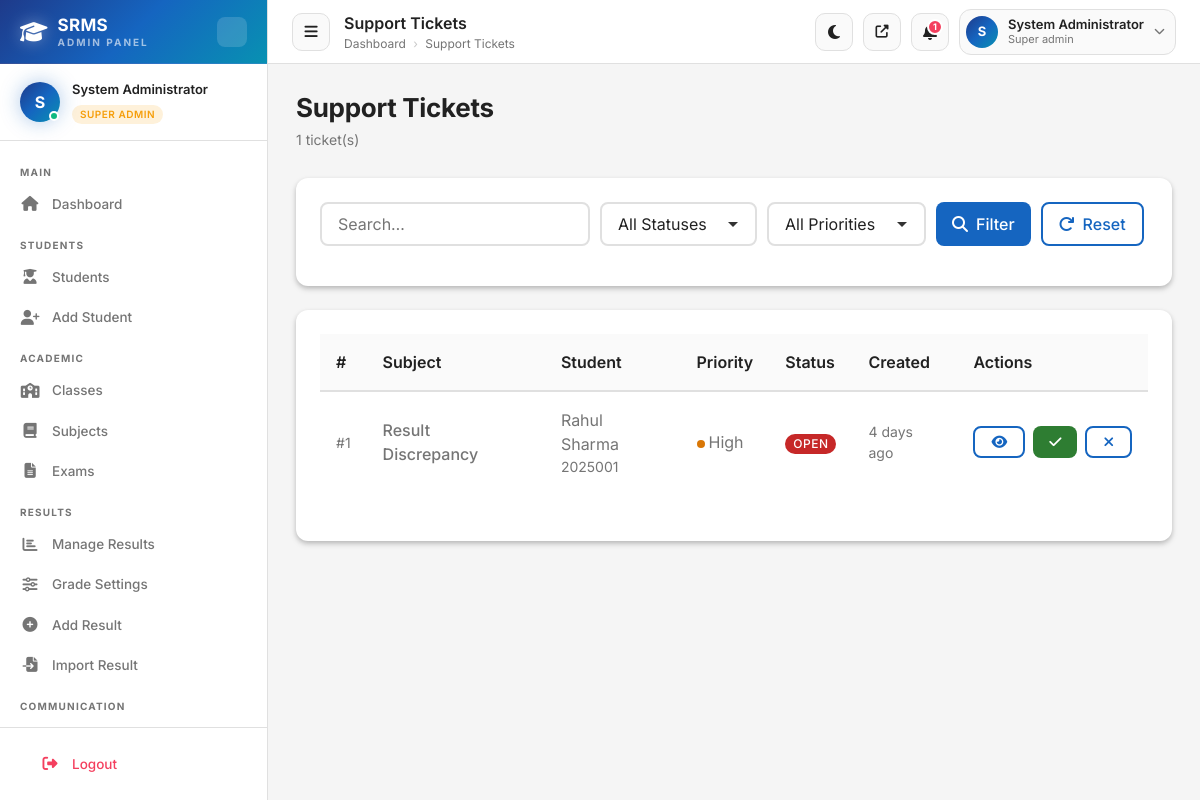
The page /admin/tickets.php (signed in) on the database its author committed.
### tables this page shows
CREATE TABLE `support_tickets` (
  `id` int(11) NOT NULL AUTO_INCREMENT,
  `ticket_number` varchar(20) NOT NULL,
  `student_id` int(11) DEFAULT NULL,
  `name` varchar(100) NOT NULL,
  `email` varchar(100) NOT NULL,
  `phone` varchar(20) DEFAULT NULL,
  `subject` varchar(200) NOT NULL,
  `message` text NOT NULL,
  `category` enum('result','admission','technical','general','complaint') DEFAULT 'general',
  `priority` enum('low','medium','high','urgent') DEFAULT 'medium',
  `status` enum('open','in_progress','resolved','closed') DEFAULT 'open',
  `assigned_to` int(11) DEFAULT NULL,
  `admin_response` text DEFAULT NULL,
  `resolved_at` datetime DEFAULT NULL,
  `created_at` timestamp NOT NULL DEFAULT current_timestamp(),
  `updated_at` timestamp NOT NULL DEFAULT current_timestamp() ON UPDATE current_timestamp(),
  PRIMARY KEY (`id`),
  UNIQUE KEY `ticket_number` (`ticket_number`),
  KEY `idx_student_id` (`student_id`),
  KEY `idx_status` (`status`),
  KEY `idx_priority` (`priority`),
  KEY `idx_assigned_to` (`assigned_to`),
  CONSTRAINT `fk_tickets_admin` FOREIGN KEY (`assigned_to`) REFERENCES `admin_users` (`id`) ON DELETE SET NULL ON UPDATE CASCADE,
  CONSTRAINT `fk_tickets_student` FOREIGN KEY (`student_id`) REFERENCES `students` (`id`) ON DELETE SET NULL ON UPDATE CASCADE
);

CREATE TABLE `students` (
  `id` int(11) NOT NULL AUTO_INCREMENT,
  `roll_number` varchar(50) NOT NULL,
  `full_name` varchar(100) NOT NULL,
  `email` varchar(100) DEFAULT NULL,
  `phone` varchar(20) DEFAULT NULL,
  `date_of_birth` date DEFAULT NULL,
  `password` varchar(255) NOT NULL,
  `remember_token` varchar(255) DEFAULT NULL,
  `gender` enum('male','female','other') DEFAULT NULL,
  `class_id` int(11) NOT NULL,
  `photo` varchar(255) DEFAULT NULL,
  `address` text DEFAULT NULL,
  `parent_name` varchar(100) DEFAULT NULL,
  `parent_phone` varchar(20) DEFAULT NULL,
  `admission_date` date DEFAULT NULL,
  `status` enum('active','inactive','graduated','transferred') DEFAULT 'active',
  `created_at` timestamp NOT NULL DEFAULT current_timestamp(),
  `updated_at` timestamp NOT NULL DEFAULT current_timestamp() ON UPDATE current_timestamp(),
  PRIMARY KEY (`id`),
  UNIQUE KEY `roll_number` (`roll_number`),
  UNIQUE KEY `email` (`email`),
  KEY `idx_class_id` (`class_id`),
  KEY `idx_status` (`status`),
  KEY `idx_name` (`full_name`),
  CONSTRAINT `fk_students_class` FOREIGN KEY (`class_id`) REFERENCES `classes` (`id`) ON UPDATE CASCADE
);

### admin/tickets.php (the view, shortened to what the rows shown need)
<?php
require_once '../includes/auth.php';
$where = ['1=1']; $params = [];
$wc = implode(' AND ', $where);
$tickets = [];
try {
    $tickets = getRows($conn,
        "SELECT t.*, st.full_name as student_name, st.roll_number FROM support_tickets t
         LEFT JOIN students st ON t.student_id=st.id WHERE $wc
         ORDER BY FIELD(t.status,'open','in_progress','resolved','closed'), t.created_at DESC", $params) ?: [];
} catch (Exception $e) {}
$viewing = null; $replies = [];
require_once 'header.php';
$csrf = generateCSRFToken();
function tbadge($s) { $c=['open'=>'error','in_progress'=>'warning','resolved'=>'success','closed'=>'secondary']; return $c[$s]??'secondary'; }
?>
<div class="page-header">
    <h1 class="page-title">Support Tickets</h1>
</div>
<?php if ($viewing): ?>
<div class="card mb-lg">
    <div class="card-header">
        <div class="flex justify-between items-center">
            <div>
                <h3 class="card-title"><?php echo escape($viewing['subject']); ?></h3>
                <div class="text-sm text-secondary">From: <strong><?php echo escape($viewing['student_name']??'Unknown'); ?></strong> &bull; <?php echo timeAgo($viewing['created_at']); ?></div>
            </div>
            <div class="flex gap-sm">
                <a href="tickets.php?id=<?php echo $viewing['id']; ?>&status=resolved" class="btn btn-success btn-sm">Mark Resolved</a>
                <a href="tickets.php?id=<?php echo $viewing['id']; ?>&status=closed" class="btn btn-outlined btn-sm">Close</a>
                <a href="tickets.php" class="btn btn-outlined btn-sm"><i class="fas fa-arrow-left"></i> Back</a>
            </div>
        </div>
    </div>
    <div class="card-body">
        <div class="bubble bs"><div style="font-size:11px;opacity:.7;margin-bottom:4px;"><?php echo escape($viewing['student_name']??'Student'); ?> &bull; <?php echo date('d M Y H:i',strtotime($viewing['created_at'])); ?></div><?php echo nl2br(escape($viewing['message'])); ?></div>
        <?php foreach ($replies as $r): ?>
        <div class="bubble <?php echo $r['admin_id'] ? 'ba' : 'bs'; ?>">
            <div style="font-size:11px;opacity:.8;margin-bottom:4px;"><?php echo $r['admin_id'] ? escape($r['admin_name']??'Admin') : 'Student'; ?> &bull; <?php echo date('d M Y H:i',strtotime($r['created_at'])); ?></div>
            <?php echo nl2br(escape($r['message'])); ?>
        </div>
        <?php endforeach; ?>
        <?php if ($viewing['status'] !== 'closed'): ?>
        <form method="POST" class="mt-lg">
            <input type="hidden" name="csrf_token" value="<?php echo $csrf; ?>">
            <input type="hidden" name="ticket_id" value="<?php echo $viewing['id']; ?>">
            <div class="form-group"><label class="form-label">Your Reply</label><textarea name="reply" class="form-control" rows="3" required></textarea></div>
            <button type="submit" class="btn btn-primary"><i class="fas fa-reply"></i> Send Reply</button>
        </form>
        <?php else: ?>
        <div class="alert alert-info mt-lg"><i class="fas fa-lock"></i> This ticket is closed.</div>
        <?php endif; ?>
    </div>
</div>
<?php else: ?>
<div class="card">
    <div class="table-responsive">
        <table class="table">
            <thead><tr><th>#</th><th>Subject</th><th>Student</th><th>Priority</th><th>Status</th><th>Created</th><th>Actions</th></tr></thead>
            <tbody>
                <?php if(empty($tickets)): ?><tr><td colspan="7" class="text-center text-secondary py-xl">No tickets found</td></tr>
                <?php else: foreach($tickets as $t): ?>
                <tr class="ticket-row" onclick="location='tickets.php?view=<?php echo $t['id']; ?>'">
                    <td class="text-secondary text-sm">#<?php echo $t['id']; ?></td>
                    <td><div class="font-medium"><?php echo escape($t['subject']); ?></div></td>
                    <td><div><?php echo escape($t['student_name']??'—'); ?></div><div class="text-sm text-secondary"><?php echo escape($t['roll_number']??''); ?></div></td>
                    <td><span class="pdot" style="background:<?php $pc=['urgent'=>'#dc2626','high'=>'#d97706','normal'=>'#2563eb','low'=>'#9ca3af']; echo $pc[$t['priority']]??'#9ca3af'; ?>;"></span><?php echo ucfirst($t['priority']??'normal'); ?></td>
                    <td><span class="badge badge-<?php echo tbadge($t['status']); ?>"><?php echo ucfirst(str_replace('_',' ',$t['status'])); ?></span></td>
                    <td class="text-sm text-secondary"><?php echo timeAgo($t['created_at']); ?></td>
                    <td onclick="event.stopPropagation()">
                        <div class="flex gap-sm">
                            <a href="tickets.php?view=<?php echo $t['id']; ?>" class="btn btn-sm btn-outlined"><i class="fas fa-eye"></i></a>
                            <?php if($t['status']!=='resolved'): ?><a href="tickets.php?id=<?php echo $t['id']; ?>&status=resolved" class="btn btn-sm btn-success" title="Resolve"><i class="fas fa-check"></i></a><?php endif; ?>
                            <?php if($t['status']!=='closed'): ?><a href="tickets.php?id=<?php echo $t['id']; ?>&status=closed" class="btn btn-sm btn-outlined" title="Close"><i class="fas fa-times"></i></a><?php endif; ?>
                        </div>
                    </td>
                </tr>
                <?php endforeach; endif; ?>
            </tbody>
        </table>
    </div>
</div>
<?php endif; ?>
<?php require_once 'footer.php'; ?>

### admin/header.php (shortened to what the rows shown need)
<?php
require_once __DIR__ . '/../includes/auth.php';
$current_admin = getCurrentAdmin($conn);
$role_class = 'role-' . ($current_admin['role'] ?? 'viewer');
$role_label = ucfirst(str_replace('_', ' ', $current_admin['role'] ?? 'Staff'));
?>
<!DOCTYPE html>
<html lang="en" data-theme="light">
<head>
    <link rel="stylesheet" href="https://cdnjs.cloudflare.com/ajax/libs/font-awesome/6.5.1/css/all.min.css">
    <link rel="stylesheet" href="../css/variables.css">
    <link rel="stylesheet" href="../css/reset.css">
    <link rel="stylesheet" href="../css/components.css">
    <link rel="stylesheet" href="../css/layout.css">
    <link rel="stylesheet" href="../css/animations.css">
    <link rel="stylesheet" href="../css/admin-premium.css">
</head>
<body>
<div class="admin-layout" id="adminLayout">
    <aside class="admin-sidebar" id="adminSidebar">
        <div class="sidebar-profile">
            <div class="sidebar-profile-avatar">
                <?php echo strtoupper(substr($current_admin['full_name'], 0, 1)); ?>
            </div>
            <div class="sidebar-profile-info">
                <div class="sidebar-profile-name"><?php echo escape($current_admin['full_name']); ?></div>
                <span class="role-badge <?php echo $role_class; ?>"><?php echo $role_label; ?></span>
            </div>
        </div>
    </aside>
    <main class="admin-main" id="adminMain">
        <div class="admin-topbar">
            <div class="topbar-right">
                <div class="dropdown" id="adminChipDropdown">
                    <div class="admin-user-chip dropdown-toggle" data-dropdown-toggle>
                        <div class="admin-avatar-sm">
                            <?php echo strtoupper(substr($current_admin['full_name'], 0, 1)); ?>
                        </div>
                        <div style="line-height:1.2;">
                            <div style="font-size:13px;font-weight:600;color:var(--color-text-primary);"><?php echo escape($current_admin['full_name']); ?></div>
                            <div style="font-size:11px;color:var(--color-text-secondary);"><?php echo $role_label; ?></div>
                        </div>
                        <i class="fas fa-chevron-down" style="font-size:11px;color:var(--color-text-secondary);"></i>
                    </div>
                </div>
            </div>
        </div>
        <div class="admin-content">

### rows shown on the page
support_tickets: id "1", subject "Result Discrepancy", student.full_name "Rahul Sharma", student.roll_number "2025001", priority "High", status "OPEN", created_at "4 days ago"

### other values the page prints
substr($current_admin['full_name'], 0, 1) "S"
$current_admin['full_name'] "System Administrator"
$role_label "SUPER ADMIN"
$label "Dashboard Students Add Student Classes Subjects Exams Manage Results Grade Settings Add Result Import Result"
$page_title "Support Tickets"
min($notif_count, 9) "1"
$role_label "Super admin"
count($tickets) "1"
